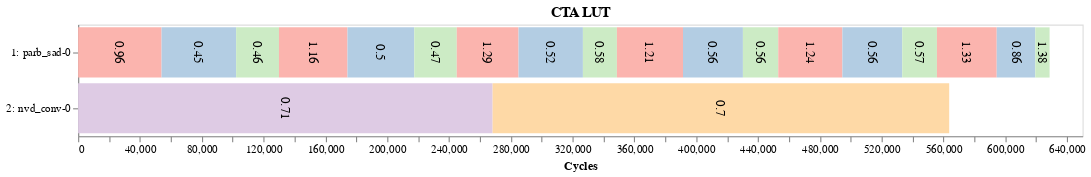

The notebook cell this image was saved under:
### Code cell
lut_dd = widgets.Dropdown(options=df_lut['pair_str'], value=df_lut.iloc[0]['pair_str'], description='Pair:')

lut_btn = widgets.Button(description='Display', button_style='info')

def show_widgets():
    display(lut_dd)
    display(lut_btn)
    

def lut_onclick(b):
    clear_output()
    show_widgets()
    
    apps = re.split(r'-(?=\D)', lut_dd.value)
    df_apps = df_lut[(df_lut['1_bench'] == apps[0]) & (df_lut['2_bench'] == apps[1])]
    for rid, row in df_apps.iterrows():
        gen_altair.draw_altair_timeline(row, title='CTA LUT').display()  
        
        print('Note:')
#         print(row['1_bench'], ':', row['cta_quota'][1], 'CTAs/SM')
#         print(row['2_bench'], ':', row['cta_quota'][2], 'CTAs/SM')
        
        print('runtime:', row['runtime'])
        print('slowdown:', row['sld'])
        print('weighted speedup:', row['ws'])
        print('-' * 100)

show_widgets()
lut_btn.on_click(lut_onclick)

### Figure 1 — Vega-Lite specification as saved in the notebook (floating-point values rounded to 4 significant figures)
{"config": {"view": {"continuousWidth": 400, "continuousHeight": 300}, "axis": {"grid": false}, "header": {"titleColor": "black", "titleFontSize": 14}}, "layer": [{"mark": "bar", "encoding": {"color": {"type": "nominal", "field": "kernel", "legend": null, "scale": {"scheme": "pastel1"}}, "x": {"type": "quantitative", "field": "start", "title": "Cycles"}, "x2": {"field": "end"}, "y": {"type": "nominal", "field": "stream", "sort": null}}, "height": 100, "title": "CTA LUT", "width": 900}, {"mark": {"type": "text", "align": "center", "angle": 90, "baseline": "middle", "color": "black", "fontSize": 12}, "encoding": {"text": {"type": "quantitative", "field": "norm"}, "x": {"type": "quantitative", "field": "position"}, "y": {"type": "nominal", "field": "stream", "sort": null, "title": null}}}], "data": {"name": "data-37762ab22f81caaa99e1458104db61c7"}, "$schema": "https://vega.github.io/schema/vega-lite/v4.8.1.json", "datasets": {"data-37762ab22f81caaa99e1458104db61c7": [{"start": 0, "end": 54001, "stream": "1: parb_sad-0", "kernel": "1:1", "position": 27000.0, "norm": 0.96}, {"start": 54001, "end": 102256, "stream": "1: parb_sad-0", "kernel": "1:2", "position": 78130.0, "norm": 0.45}, {"start": 102256, "end": 129985, "stream": "1: parb_sad-0", "kernel": "1:3", "position": 116100.0, "norm": 0.46}, {"start": 129985, "end": 174320, "stream": "1: parb_sad-0", "kernel": "1:1", "position": 152200.0, "norm": 1.16}, {"start": 174320, "end": 217521, "stream": "1: parb_sad-0", "kernel": "1:2", "position": 195900.0, "norm": 0.5}, {"start": 217521, "end": 245045, "stream": "1: parb_sad-0", "kernel": "1:3", "position": 231300.0, "norm": 0.47}, {"start": 245045, "end": 285019, "stream": "1: parb_sad-0", "kernel": "1:1", "position": 265000.0, "norm": 1.29}, {"start": 285019, "end": 326677, "stream": "1: parb_sad-0", "kernel": "1:2", "position": 305800.0, "norm": 0.52}, {"start": 326677, "end": 348675, "stream": "1: parb_sad-0", "kernel": "1:3", "position": 337700.0, "norm": 0.58}, {"start": 348675, "end": 391447, "stream": "1: parb_sad-0", "kernel": "1:1", "position": 370100.0, "norm": 1.21}, {"start": 391447, "end": 430218, "stream": "1: parb_sad-0", "kernel": "1:2", "position": 410800.0, "norm": 0.56}, {"start": 430218, "end": 453090, "stream": "1: parb_sad-0", "kernel": "1:3", "position": 441700.0, "norm": 0.56}, {"start": 453090, "end": 494600, "stream": "1: parb_sad-0", "kernel": "1:1", "position": 473800.0, "norm": 1.24}, {"start": 494600, "end": 533326, "stream": "1: parb_sad-0", "kernel": "1:2", "position": 514000.0, "norm": 0.56}, {"start": 533326, "end": 555788, "stream": "1: parb_sad-0", "kernel": "1:3", "position": 544600.0, "norm": 0.57}, {"start": 555788, "end": 594480, "stream": "1: parb_sad-0", "kernel": "1:1", "position": 575100.0, "norm": 1.33}, {"start": 594480, "end": 619436, "stream": "1: parb_sad-0", "kernel": "1:2", "position": 607000.0, "norm": 0.86}, {"start": 619436, "end": 628689, "stream": "1: parb_sad-0", "kernel": "1:3", "position": 624100.0, "norm": 1.38}, {"start": 0, "end": 268239, "stream": "2: nvd_conv-0", "kernel": "2:1", "position": 134100.0, "norm": 0.71}, {"start": 268239, "end": 563717, "stream": "2: nvd_conv-0", "kernel": "2:2", "position": 416000.0, "norm": 0.7}]}}
